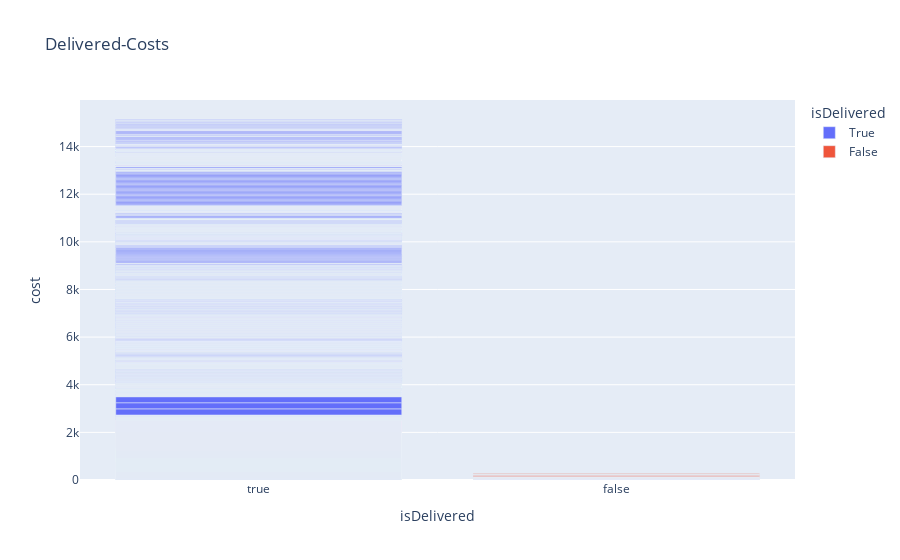

This figure's notebook cell:
### Markdown cell above
top_products = products.groupby('sku').size().reset_index().rename(columns={0: 'Total'}).sort_values('Total', ascending=False).head()
fig = px.pie(top_products, values='Total', names='sku', color_discrete_sequence=px.colors.sequential.BuGn_r, title='Top 5 Products/ SKU')
fig.show()

### Code cell
df_status = df2_merged[['isDelivered', 'cost']]
fig = px.bar(data_frame=df_status, x='isDelivered', y='cost', color='isDelivered', title='Delivered-Costs')
fig.show()

### Figure 1 — Plotly figure (JSON) as saved in the notebook; plotly's stock layout.template omitted (floating-point values rounded to 4 significant figures; data arrays with more than 128 entries replaced by an {"elided": "..."} marker saying what was removed)
{"data": [{"alignmentgroup": "True", "hovertemplate": "isDelivered=%{x}<br>cost=%{y}<extra></extra>", "legendgroup": "True", "marker": {"color": "#636efa", "pattern": {"shape": ""}}, "name": "True", "offsetgroup": "True", "orientation": "v", "showlegend": true, "textposition": "auto", "type": "bar", "x": {"elided": "11129 bool values"}, "xaxis": "x", "y": {"elided": "11129 float values"}, "yaxis": "y"}, {"alignmentgroup": "True", "hovertemplate": "isDelivered=%{x}<br>cost=%{y}<extra></extra>", "legendgroup": "False", "marker": {"color": "#EF553B", "pattern": {"shape": ""}}, "name": "False", "offsetgroup": "False", "orientation": "v", "showlegend": true, "textposition": "auto", "type": "bar", "x": {"elided": "282 bool values"}, "xaxis": "x", "y": {"elided": "282 float values"}, "yaxis": "y"}], "layout": {"autosize": true, "barmode": "relative", "legend": {"title": {"text": "isDelivered"}, "tracegroupgap": 0}, "title": {"text": "Delivered-Costs"}, "xaxis": {"anchor": "y", "autorange": true, "categoryarray": [true, false], "categoryorder": "array", "domain": [0, 1], "range": [-0.5, 1.5], "title": {"text": "isDelivered"}, "type": "category"}, "yaxis": {"anchor": "x", "autorange": true, "domain": [0, 1], "range": [0, 15960.0], "title": {"text": "cost"}, "type": "linear"}}}
